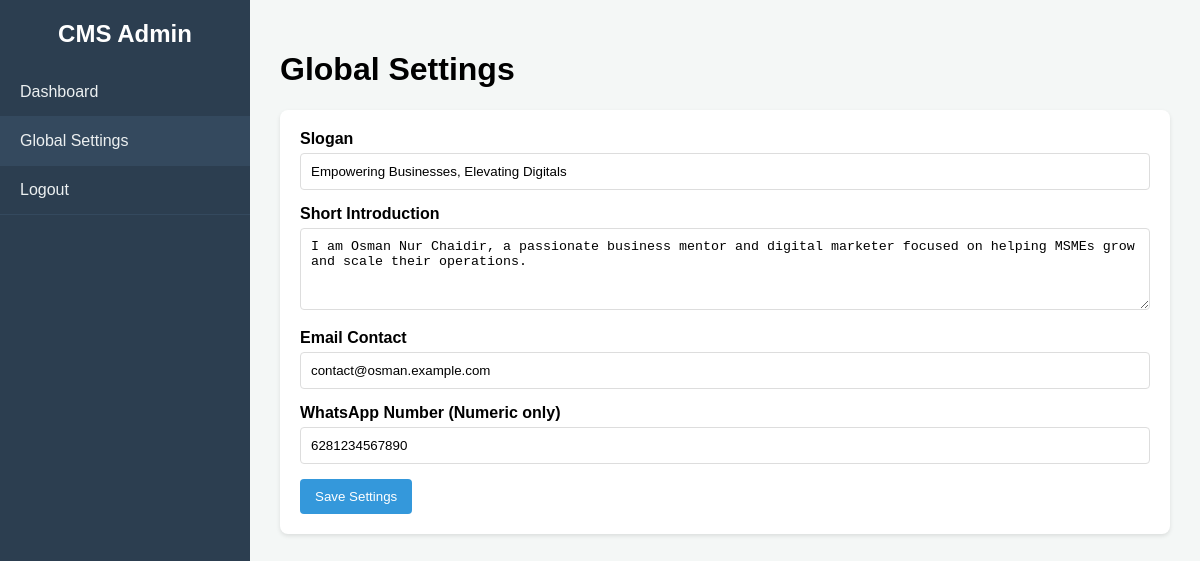
The app's page /admin/index.php?page=settings (signed in) with its own data.
### tables this page shows
CREATE TABLE `settings` (
  `id` int(11) NOT NULL PRIMARY KEY AUTO_INCREMENT,
  `key_name` varchar(50) NOT NULL UNIQUE,
  `value` text DEFAULT NULL
);

### config/database.php (called while the page is built, shortened)
<?php
function getSetting($conn, $keyName) {
    $stmt = $conn->prepare("SELECT value FROM settings WHERE key_name = ?");
    $stmt->bind_param("s", $keyName);
    $stmt->execute();
    $result = $stmt->get_result();
    if ($row = $result->fetch_assoc()) {
        return $row['value'];
    }
    return '';
}

### admin/index.php (the view, shortened to what this page needs)
<?php
require_once '../config/database.php';
$page = $_GET['page'] ?? 'dashboard';
?>
<!DOCTYPE html>
<html lang="en">
<head>
</head>
<body>
<div class="sidebar">
    <h2>CMS Admin</h2>
    <ul>
        <li><a href="?page=dashboard" class="<?= $page === 'dashboard' ? 'active' : '' ?>">Dashboard</a></li>
        <li><a href="?page=settings" class="<?= $page === 'settings' ? 'active' : '' ?>">Global Settings</a></li>
        <li><a href="logout.php">Logout</a></li>
    </ul>
</div>
<div class="content">
    <?php if ($page === 'dashboard'): ?>
        <h1>Welcome to CMS Admin</h1>
        <p>Select a menu from the sidebar to start managing your portfolio.</p>
    <?php elseif ($page === 'settings'): ?>
        <h1>Global Settings</h1>
        <div class="card">
            <form method="POST">
                <div class="form-group">
                    <label>Slogan</label>
                    <input type="text" name="settings[slogan]" value="<?= htmlspecialchars(getSetting($conn, 'slogan')) ?>" required>
                </div>
                <div class="form-group">
                    <label>Short Introduction</label>
                    <textarea name="settings[short_intro]" rows="4" required><?= htmlspecialchars(getSetting($conn, 'short_intro')) ?></textarea>
                </div>
                <div class="form-group">
                    <label>Email Contact</label>
                    <input type="text" name="settings[email]" value="<?= htmlspecialchars(getSetting($conn, 'email')) ?>" required>
                </div>
                <div class="form-group">
                    <label>WhatsApp Number (Numeric only)</label>
                    <input type="text" name="settings[wa_number]" value="<?= htmlspecialchars(getSetting($conn, 'wa_number')) ?>" required>
                </div>
                <button type="submit" class="btn">Save Settings</button>
            </form>
        </div>
    <?php endif; ?>
</div>
</body>
</html>

### admin/index.php (style rules this page uses)
body { font-family: Arial, sans-serif; margin: 0; background: #f4f7f6; display: flex; }
.sidebar { width: 250px; background: #2c3e50; min-height: 100vh; color: #fff; padding: 20px 0; }
.sidebar h2 { text-align: center; margin-top: 0; }
.sidebar ul { list-style: none; padding: 0; }
.sidebar ul li a { display: block; padding: 15px 20px; color: #ecf0f1; text-decoration: none; border-bottom: 1px solid #34495e; }
.sidebar ul li a:hover, .sidebar ul li a.active { background: #34495e; }
.content { flex: 1; padding: 30px; }
.card { background: #fff; padding: 20px; border-radius: 8px; box-shadow: 0 2px 4px rgba(0,0,0,0.1); margin-bottom: 20px; }
.form-group { margin-bottom: 15px; }
.form-group label { display: block; font-weight: bold; margin-bottom: 5px; }
.form-group input[type="text"], .form-group textarea { width: 100%; padding: 10px; border: 1px solid #ddd; border-radius: 4px; box-sizing: border-box; }
.btn { padding: 10px 15px; background: #3498db; color: #fff; border: none; border-radius: 4px; cursor: pointer; text-decoration: none; display: inline-block; }

### records on screen
settings: value "Empowering Businesses, Elevating Digitals"
settings: value "I am Osman Nur Chaidir, a passionate business mentor and digital marketer focused on helping MSMEs grow and scale their operations."
settings: value "contact@osman.example.com"
settings: value "6281234567890"
